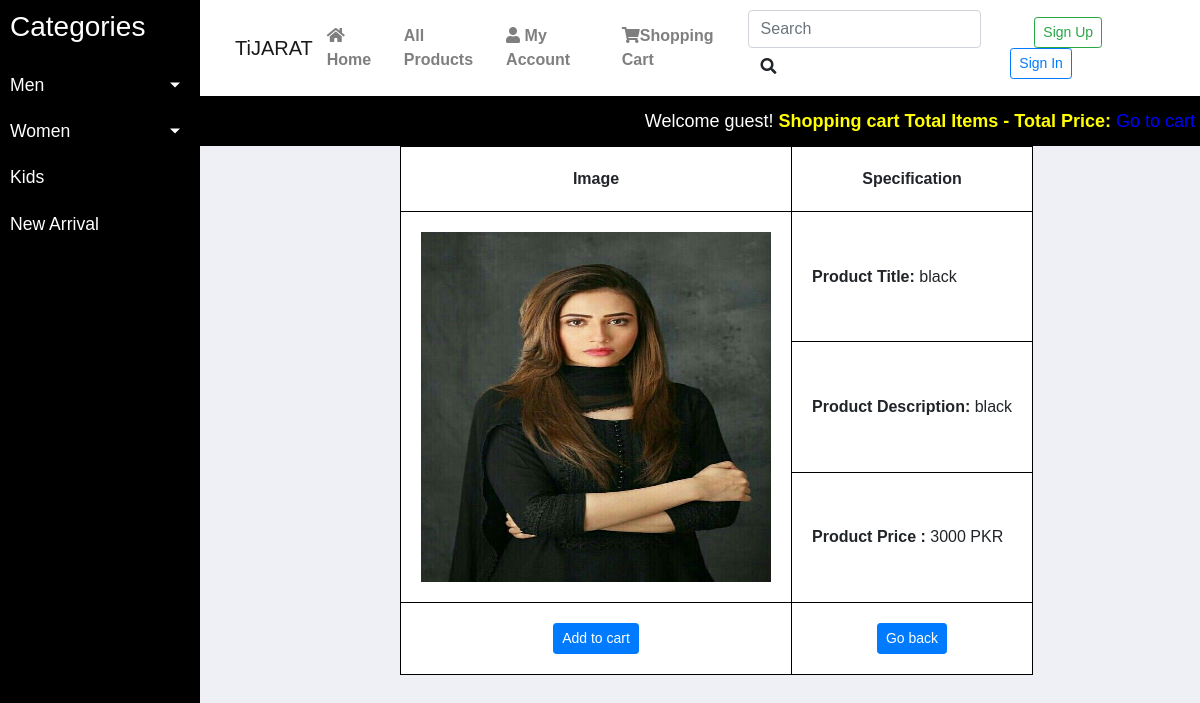
The app's page /details.php?pro_id=7 with its own data.
### tables this page shows
CREATE TABLE `products` (
  `product_id` int(100) NOT NULL,
  `product_cat` int(100) NOT NULL,
  `product_type` tinytext,
  `product_title` varchar(255) NOT NULL,
  `product_price` int(100) NOT NULL,
  `product_desc` text NOT NULL,
  `product_image` text NOT NULL,
  `product_keywords` text NOT NULL
);

### details.php (the view, shortened to what this page needs)
<!doctype html>
<?php
include("functions/functions.php");
?>
<html lang="en">
  <head>
    <link rel="stylesheet" href="https://stackpath.bootstrapcdn.com/bootstrap/4.3.1/css/bootstrap.min.css">
      <link rel="stylesheet" href="https://use.fontawesome.com/releases/v5.8.2/css/all.css">
<link rel="stylesheet" href="https://cdnjs.cloudflare.com/ajax/libs/malihu-custom-scrollbar-plugin/3.1.5/jquery.mCustomScrollbar.min.css">
       <link rel="stylesheet" type="text/css" href="style_details.css" media="all">
    </head>
  <body>
    <div class="wrapper">
        <nav id="sidebar">
            <div class="sidebar-header">
                <h3> Categories </h3>
            </div>
            <ul class="list-unstyled components">
                <li class="active">
                <a href="#mens_menu" data-toggle="collapse" aria-expanded="false" class="dropdown-toggle">  Men </a>
                     </li>
                <li>
                <a href="#womens_menu" data-toggle="collapse" aria-expanded="false" class="dropdown-toggle"> Women </a>
                    </li>
                <li>
                <a href="#"> Kids </a>
                </li>
                <li>
                <a href="#"> New Arrival </a>
                </li>
            </ul>
          </nav>
      <div id="contents">
          <nav class="navbar navbar-expand-xl navbar-light" id="navbar" style="background-color: white;">
             <div class="container-fluid">
        <a class="navbar-brand" href="index.php">TiJARAT</a>
<div class="collapse navbar-collapse " id="navbarSupportedContent">
    <ul class="navbar-nav mr-auto">
      <li class="nav-item">
         <a class="nav-link" href="index.php"> <i class="fas fa-home"></i> Home </a>
      </li>
         <li class="nav-item">
        <a class="nav-link" href="all_products.php"> All Products </a>
      </li>
        <li class="nav-item  ">
        <a class="nav-link" href="#"> <i class="fas fa-user"></i> My Account <span class="sr-only">(current)</span></a>
      </li>
      <li class="nav-item ">
        <a class="nav-link" href="#"> <i class="fas fa-shopping-cart"></i>Shopping Cart <span class="sr-only">(current)</span></a>
      </li>
    </ul>
    <form method="get" action="results.php"  enctype="multipart/form-data" class="form-inline form-group my-2 my-lg-0">
      <input class="form-control mr-sm-2" name="user_query" type="search" placeholder="Search" aria-label="Search">
      <button class="btn my-2 my-sm-0" name="search" type="submit" id="submit">
     <i class="fas fa-search"></i>
    </button>
    </form>
  <form class="form-inline">
    <button class="btn btn-sm mx-4 btn-outline-success" type="button">Sign Up</button>
    <button class="btn btn-sm btn-outline-primary" type="button">Sign In</button>
  </form>
  </div>
              </div>
</nav>
         <div id="shopping_cart" >
         <span style="float: right; padding:5px; line-height: 40px; font-size: 18px;" >
        Welcome guest! <b style="color:yellow"> Shopping cart Total Items - Total Price: </b> <a href="cart.php" style="color: blue" > Go to cart</a>
        </span>
         </div>
        <div id="table">
            <table >
            <tr> <th scope="col"> Image </th>
                 <th scope="col"> Specification </th>
                </tr>
                <tr>
                <td rowspan="3"> <?php
            if (isset($_GET['pro_id']))
            {
            $product_id= $_GET['pro_id'];
            $get_pro= "SELECT * FROM products WHERE product_id='$product_id'";
            $run_pro= mysqli_query($con, $get_pro);
            while($row_pro=mysqli_fetch_array($run_pro))
            {
                $pro_image=$row_pro['product_image'];
                $pro_id=$row_pro['product_id'];
                echo " <img  src='admin_area/product_images/$pro_image' width='350' height='350'  /> ";
            }}
            ?></td>
                <td >  <?php
            if (isset($_GET['pro_id']))
            {
            $product_id= $_GET['pro_id'];
            $get_pro= "SELECT * FROM products WHERE product_id='$product_id'";
            $run_pro= mysqli_query($con, $get_pro);
            while($row_pro=mysqli_fetch_array($run_pro))
            {
                $pro_id=$row_pro['product_id'];
                $pro_title=$row_pro['product_title'];
                echo "<b>Product Title:</b> $pro_title  ";
            }}
            ?>
             </td>
                </tr>
                <tr>
                <td>
                    <?php
            if (isset($_GET['pro_id']))
            {
            $product_id= $_GET['pro_id'];
            $get_pro= "SELECT * FROM products WHERE product_id='$product_id'";
            $run_pro= mysqli_query($con, $get_pro);
            while($row_pro=mysqli_fetch_array($run_pro))
            {
                $pro_id=$row_pro['product_id'];
                $pro_desc=$row_pro['product_desc'];
                echo "<b> Product Description:</b> $pro_desc";
            }}
            ?>
                    </td>
                </tr>
                <tr>
                <td >
                    <?php
            if (isset($_GET['pro_id']))
            {
            $product_id= $_GET['pro_id'];
            $get_pro= "SELECT * FROM products WHERE product_id='$product_id'";
            $run_pro= mysqli_query($con, $get_pro);
            while($row_pro=mysqli_fetch_array($run_pro))
            {
                $pro_price=$row_pro['product_price'];
                echo " <span> <b> Product Price :</b> $pro_price PKR</span>";
            }}
            ?>
                    </td>
                </tr>
                <tr>
                <td align="center">
                     <?php
            if (isset($_GET['pro_id']))
            {
                echo "
                <a href='index.php?add_cart=$pro_id' > <button class='btn btn-sm mx-4 btn-primary'> Add to cart </button> </a>";
            }
                    ?>
                    </td>
                    <td align="center">
                    <a href='index.php'> <button class='btn btn-sm mx-4 btn-primary'> Go back </button></a>
                    </td>
                </tr>
            </table>
  </div>
    </div>
      </div>
    </body>
</html>

### style_details.css (style rules this page uses)
body { font-family: 'Poppins', sans-serif; background-color:#EFF0F5; }
a, a:hover, a:focus { color: inherit; text-decoration: none; transition: all 0.3s; }
.navbar { padding: 10px 10px; border: none; border-radius: 0px; box-shadow: 1px 1px 3px rgba(0,0,0,0.1); }
.navbar-brand { position: relative; right: -10px; }
.nav-link { font-weight: bold; color: black; font-family: 'Poppins' sans-serif; }
.wrapper { width: 100%; height: 100%; display: flex; align-items: stretch; min-height: 100vh; }
#sidebar { min-width: 200px; max-width: 200px; background-color: black; color: white; transition: all 0.3s; }
#sidebar .sidebar-header { padding: 10px; }
#sidebar ul li a { padding: 10px; font-size: 1.1em; display: block; }
a[data-toggle="collapse"] { position: relative; }
#sidebar .dropdown-toggle::after { display: block; position: absolute; top: 50%; right: 20px; transform: translateY(-50%); }
#contents { width: 100%; min-height: 100vh; transition: all 0.3s; }
#shopping_cart { width: 100%; background: black; color: white; float: right; }
td,th { border: 1px solid black; }
table { background-color: white; position: relative; left: 20%; }
th { text-align: center; padding: 20px; }
td { padding: 20px; }

### records on screen
products: product_image (picture), product_title "black", product_desc "black", product_price "3000"
